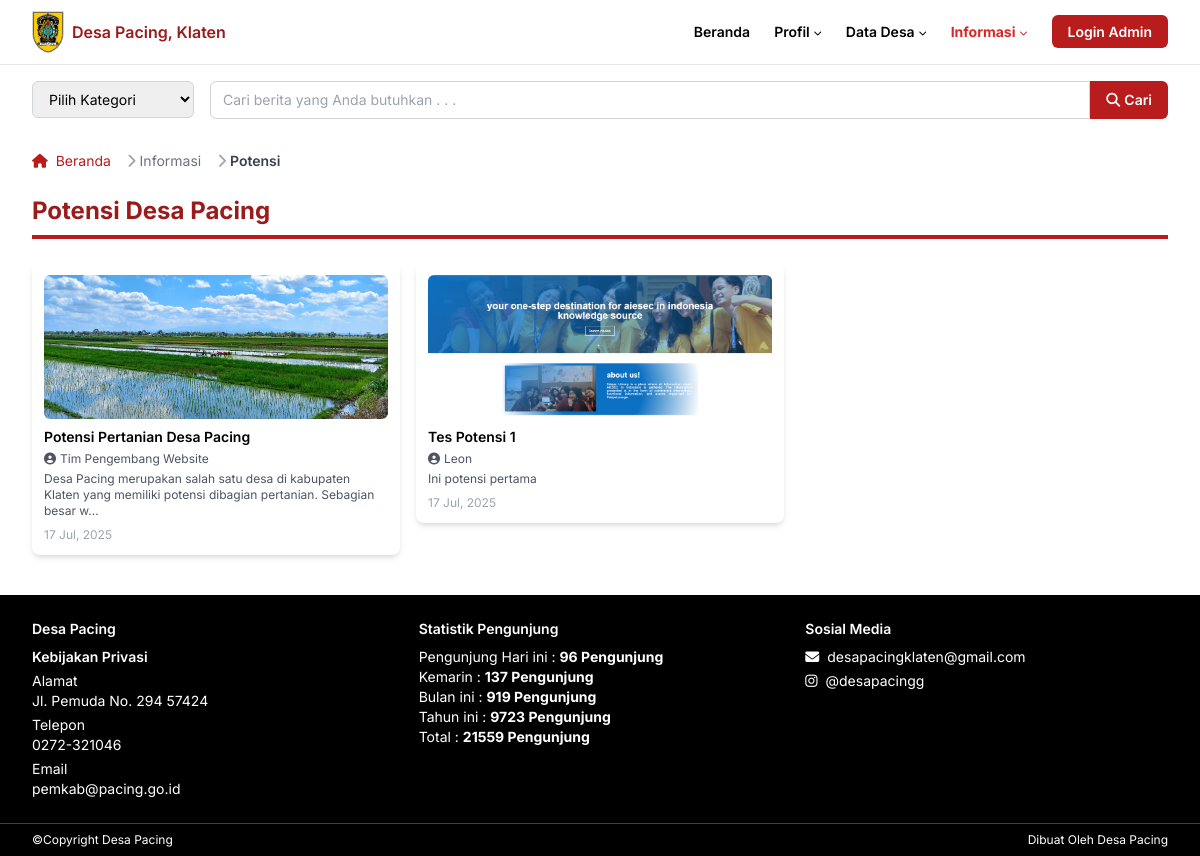
Screenshot of /potensi.php with the database file from the repository.
### tables this page shows
CREATE TABLE `potensi` (
  `id` int(11) NOT NULL,
  `judul` varchar(255) NOT NULL,
  `deskripsi` text NOT NULL,
  `gambar` varchar(255) DEFAULT NULL,
  `tanggal` datetime NOT NULL DEFAULT current_timestamp(),
  `penulis` varchar(100) NOT NULL DEFAULT 'Admin'
);

### potensi.php (the view, shortened to what this page needs)
<?php
include 'php/db.php';
$result = $konek->query("SELECT * FROM potensi ORDER BY tanggal DESC");
?>
<html class="scroll-smooth" lang="id">
  <head>
    <script src="https://cdn.tailwindcss.com"></script>
    <link
      href="https://cdnjs.cloudflare.com/ajax/libs/font-awesome/5.15.3/css/all.min.css"
      rel="stylesheet"
    />
    <link href="css/style.css" rel="stylesheet" />
  </head>
  <body class="bg-white text-black">
    <header class="border-b border-gray-200">
      <div class="max-w-[1280px] mx-auto px-4 sm:px-6 lg:px-8">
        <nav
          aria-label="Primary Navigation"
          class="flex items-center justify-between h-16 text-xs sm:text-sm font-semibold"
        >
          <div class="flex items-center space-x-2">
            <img
              alt="Logo Pemerintah Desa Pacing"
              class="block"
              height="32"
              src="assets/klaten.jpg"
              width="32"
            />
            <span class="text-red-800 text-base">Desa Pacing, Klaten</span>
          </div>
          <ul
            class="hidden md:flex items-center space-x-6 text-xs sm:text-sm font-semibold"
          >
            <li>
              <a class="hover:text-gray-700" href="index.php">Beranda</a>
            </li>
            <li class="relative group">
              <button
                class="flex items-center space-x-1 hover:text-gray-700 focus:outline-none"
              >
                <span>Profil</span>
                <i class="fas fa-chevron-down text-[8px] mt-[2px]"></i>
              </button>
            </li>
            <li class="relative group">
              <button
                class="flex items-center space-x-1 hover:text-gray-700 focus:outline-none"
              >
                <span>Data Desa</span>
                <i class="fas fa-chevron-down text-[8px] mt-[2px]"></i>
              </button>
            </li>
            <li class="relative group active">
              <button
                class="flex items-center space-x-1 hover:text-gray-700 focus:outline-none"
              >
                <span>Informasi</span>
                <i class="fas fa-chevron-down text-[8px] mt-[2px]"></i>
              </button>
            </li>
            <li>
              <a
                href="admin/login.php"
                class="px-4 py-2 bg-red-700 text-white rounded-md hover:bg-red-900 transition duration-300"
              >
                Login Admin
              </a>
            </li>
          </ul>
        </nav>
      </div>
    </header>
    <section class="max-w-[1280px] mx-auto px-4 sm:px-6 lg:px-8 mt-4">
      <div
        class="flex flex-col sm:flex-row items-center sm:items-stretch gap-3 sm:gap-4"
      >
        <div class="w-full sm:w-48">
          <select
            id="kategori-berita"
            data-jump="page"
            aria-label="Pilih kategori berita"
            class="w-full border border-gray-300 rounded-md text-xs sm:text-sm py-2 px-3 focus:outline-none focus:ring-2 focus:ring-red-700"
          >
            <option value="" disabled selected>Pilih Kategori</option>
          </select>
        </div>
        <form
          aria-label="Cari berita"
          class="flex flex-grow sm:flex-row w-full"
          role="search"
        >
          <input
            aria-label="Cari berita"
            class="flex-grow border border-gray-300 rounded-l-md text-xs sm:text-sm py-2 px-3 focus:outline-none focus:ring-2 focus:ring-red-700"
            placeholder="Cari berita yang Anda butuhkan . . ."
            type="search"
          />
          <button
            aria-label="Cari"
            class="bg-red-700 hover:bg-red-900 text-white text-xs sm:text-sm font-semibold px-4 rounded-r-md flex items-center justify-center"
            type="submit"
          >
            <i class="fas fa-search mr-1"></i>
            Cari
          </button>
        </form>
      </div>
    </section>
    <section class="max-w-[1280px] mx-auto px-4 sm:px-6 lg:px-8 mt-4">
      <nav
        class="flex text-xs sm:text-sm text-gray-600"
        aria-label="Breadcrumb"
      >
        <ol class="inline-flex items-center space-x-1 md:space-x-3">
          <li class="inline-flex items-center">
            <a href="index.php" class="text-red-700 hover:text-red-800">
              <i class="fas fa-home mr-1"></i>
              Beranda
            </a>
          </li>
          <li>
            <div class="flex items-center">
              <i class="fas fa-chevron-right text-gray-400 mx-1"></i>
              <span class="text-gray-500">Informasi</span>
            </div>
          </li>
          <li>
            <div class="flex items-center">
              <i class="fas fa-chevron-right text-gray-400 mx-1"></i>
              <span class="text-gray-700 font-semibold">Potensi</span>
            </div>
          </li>
        </ol>
      </nav>
    </section>
    <main class="max-w-[1280px] mx-auto px-4 sm:px-6 lg:px-8">
      <section aria-labelledby="berita-title" class="mt-6 space-y-4">
        <h3
          class="text-2xl font-bold text-red-800 mb-6 border-b-4 border-red-700 pb-2"
        >
          Potensi Desa Pacing
        </h3>
         <div class="grid grid-cols-1 sm:grid-cols-2 lg:grid-cols-3 gap-4">
          <?php while ($row = $result->fetch_assoc()): ?>
            <a href="detail_potensi.php?id=<?php echo $row['id']; ?>" class="block hover:shadow-lg transition">
              <article class="bg-white rounded-lg shadow-md p-3 flex flex-col">
                <img
                  alt="<?php echo htmlspecialchars($row['judul']); ?>"
                  class="rounded-md mb-2 object-cover w-full h-40 sm:h-36"
                  height="200"
                  loading="lazy"
                  src="assets/<?php echo htmlspecialchars($row['gambar']); ?>"
                  width="400"
                />
                <h3 class="font-semibold text-xs sm:text-sm mb-1 leading-tight">
                  <?php echo htmlspecialchars($row['judul']); ?>
                </h3>
                <div class="flex items-center text-gray-600 text-[10px] sm:text-xs mb-1 space-x-1">
                  <i class="fas fa-user-circle"></i>
                  <span><?php echo htmlspecialchars($row['penulis']); ?></span>
                </div>
                <p class="text-gray-600 text-[9px] sm:text-xs mb-2 line-clamp-3">
                  <?php echo htmlspecialchars(mb_strimwidth(strip_tags($row['deskripsi']), 0, 120, '...')); ?>
                </p>
                <time class="text-gray-400 text-[9px] sm:text-xs" datetime="<?php echo htmlspecialchars($row['tanggal']); ?>">
                  <?php echo date('j M, Y', strtotime($row['tanggal'])); ?>
                </time>
              </article>
            </a>
          <?php endwhile; ?>
        </div>
      </section>
    </main>
    <footer class="bg-black text-white text-xs sm:text-sm mt-10">
      <div
        class="max-w-[1280px] mx-auto px-4 sm:px-6 lg:px-8 py-6 grid grid-cols-1 md:grid-cols-3 gap-6"
      >
        <div>
          <h4 class="font-semibold mb-2">Desa Pacing</h4>
          <h5 class="font-semibold mb-1">Kebijakan Privasi</h5>
          <address class="not-italic mb-1">
            Alamat
            <br />
            Jl. Pemuda No. 294 57424
          </address>
          <p class="mb-1">
            Telepon
            <br />
            <a class="hover:underline" href="tel:0272321046"> 0272-321046 </a>
          </p>
          <p>
            Email
            <br />
            <a class="hover:underline" href="mailto:pemkab@pacing.go.id">
              pemkab@pacing.go.id
            </a>
          </p>
        </div>
        <div>
          <h4 class="font-semibold mb-2">Statistik Pengunjung</h4>
          <p>
            Pengunjung Hari ini :
            <strong> 96 Pengunjung </strong>
            <br />
            Kemarin :
            <strong> 137 Pengunjung </strong>
            <br />
            Bulan ini :
            <strong> 919 Pengunjung </strong>
            <br />
            Tahun ini :
            <strong> 9723 Pengunjung </strong>
            <br />
            Total :
            <strong> 21559 Pengunjung </strong>
          </p>
        </div>
        <div>
          <h4 class="font-semibold mb-2">Sosial Media</h4>
          <ul class="space-y-1">
            <li>
              <a href="mailto:desapacingklaten@gmail.com" class="hover:underline">
                <i class="fas fa-envelope mr-1"></i> desapacingklaten@gmail.com
              </a>
            </li>
            <li>
              <a href="https://instagram.com/desapacingg" target="_blank" class="hover:underline">
                <i class="fab fa-instagram mr-1"></i> @desapacingg
              </a>
            </li>
          </ul>
        </div>
      </div>
      <div
        class="max-w-[1280px] mx-auto px-4 sm:px-6 lg:px-8 py-2 border-t border-gray-700 flex justify-between text-[10px] sm:text-xs"
      >
        <p>©Copyright Desa Pacing</p>
        <p>Dibuat Oleh Desa Pacing</p>
      </div>
    </footer>
  </body>

### css/style.css (style rules this page uses)
nav[aria-label="Primary Navigation"] > ul > li > a, nav[aria-label="Primary Navigation"] > ul > li > button { transition: color 0.2s; }
nav[aria-label="Primary Navigation"] > ul > li.active > a, nav[aria-label="Primary Navigation"] > ul > li.active > button { color: #dc2626 !important; background: none !important; }

### potensi.php (style rules this page uses)
body { font-family: "Inter", sans-serif; }

### rows the page displays
potensi: gambar (picture), judul "Potensi Pertanian Desa Pacing", penulis "Tim Pengembang Website", deskripsi "Desa Pacing merupakan salah satu desa di kabupaten Klaten yang memiliki potensi dibagian pertanian. Sebagian besar w...", tanggal "17 Jul, 2025"
potensi: gambar (picture), judul "Tes Potensi 1", penulis "Leon", deskripsi "Ini potensi pertama", tanggal "17 Jul, 2025"
